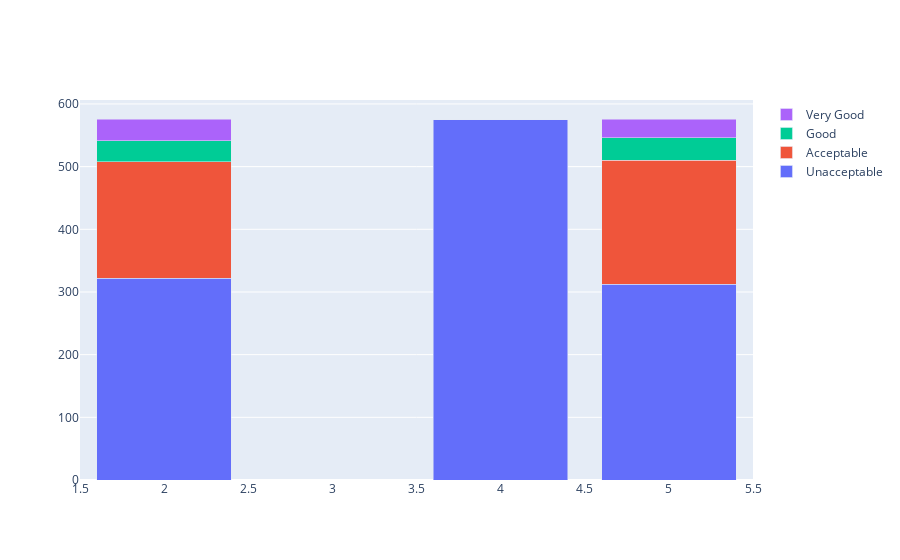

Write notebook code for a chart like this one.
### Markdown cell above
**Gráfico "Número de passageiros vs avaliação"**

### Code cell
configure_plotly_browser_state()
data = [
    go.Bar(
        x=a[3].index, # assign x as the dataframe column 'x'
        y=prsn['unacc'],
        name='Unacceptable'
    ),
    go.Bar(
        x=a[3].index,
        y=prsn['acc'],
        name='Acceptable'
    ),
    go.Bar(
        x=a[3].index,
        y=prsn['good'],
        name='Good'
    ),
    go.Bar(
        x=a[3].index,
        y=prsn['vgood'],
        name='Very Good'
    )

]

layout = go.Layout(
    barmode='stack',
    #title='Número de passageiros vs avaliação'
)

fig = go.Figure(data=data, layout=layout)
print("\n\n\t\t\t\tNúmero de passageiros vs avaliação")
py.iplot(fig, filename='cars_donut')

### Figure 1 — Plotly figure (JSON) as saved in the notebook; plotly's stock layout.template omitted (floating-point values rounded to 4 significant figures)
{"data": [{"y": [575, 312, 322], "x": ["4", "5", "2"], "type": "bar", "name": "Unacceptable"}, {"y": [0, 198, 186], "x": ["4", "5", "2"], "type": "bar", "name": "Acceptable"}, {"y": [0, 36, 33], "x": ["4", "5", "2"], "type": "bar", "name": "Good"}, {"y": [0, 30, 35], "x": ["4", "5", "2"], "type": "bar", "name": "Very Good"}], "layout": {"barmode": "stack"}}
